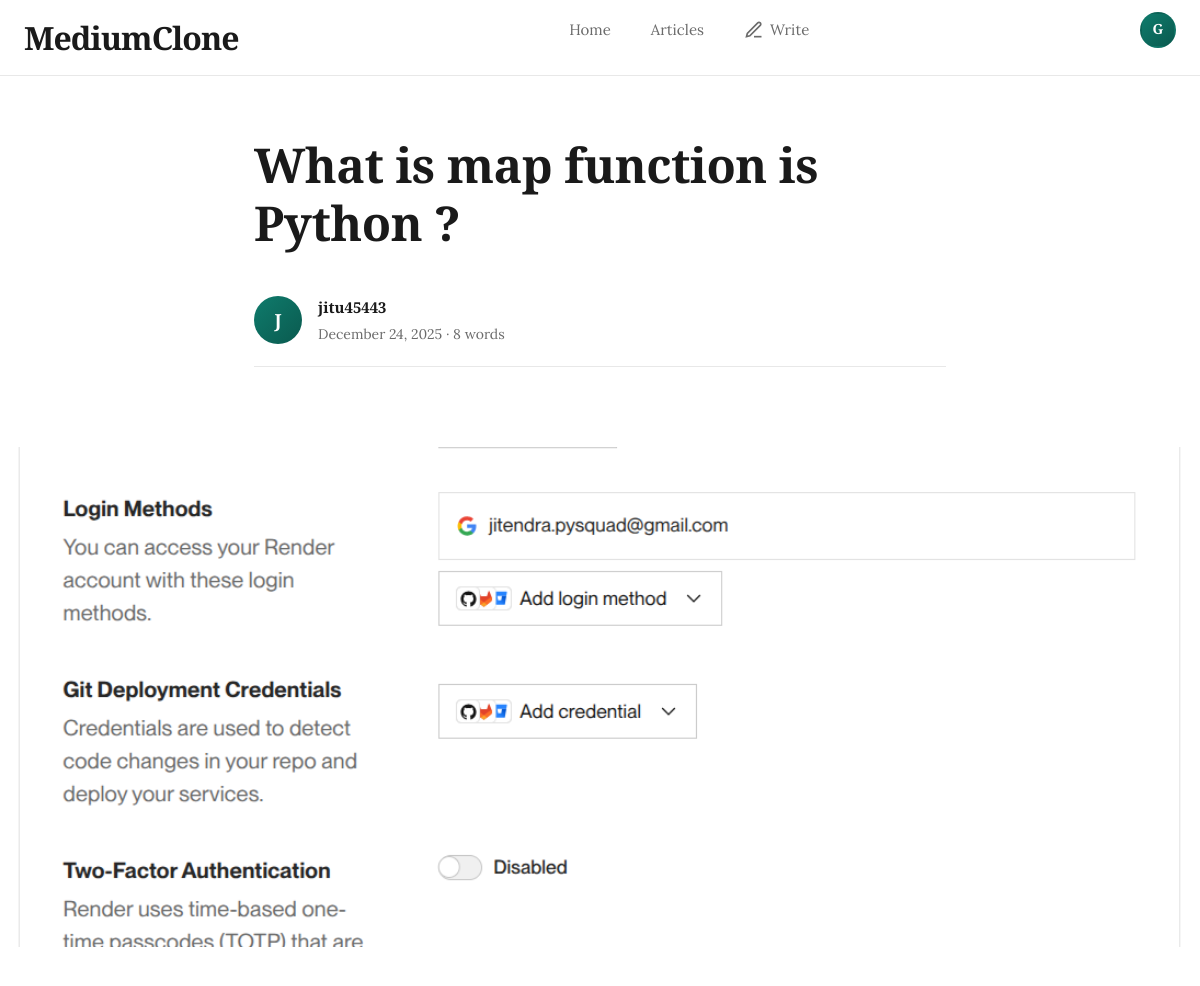
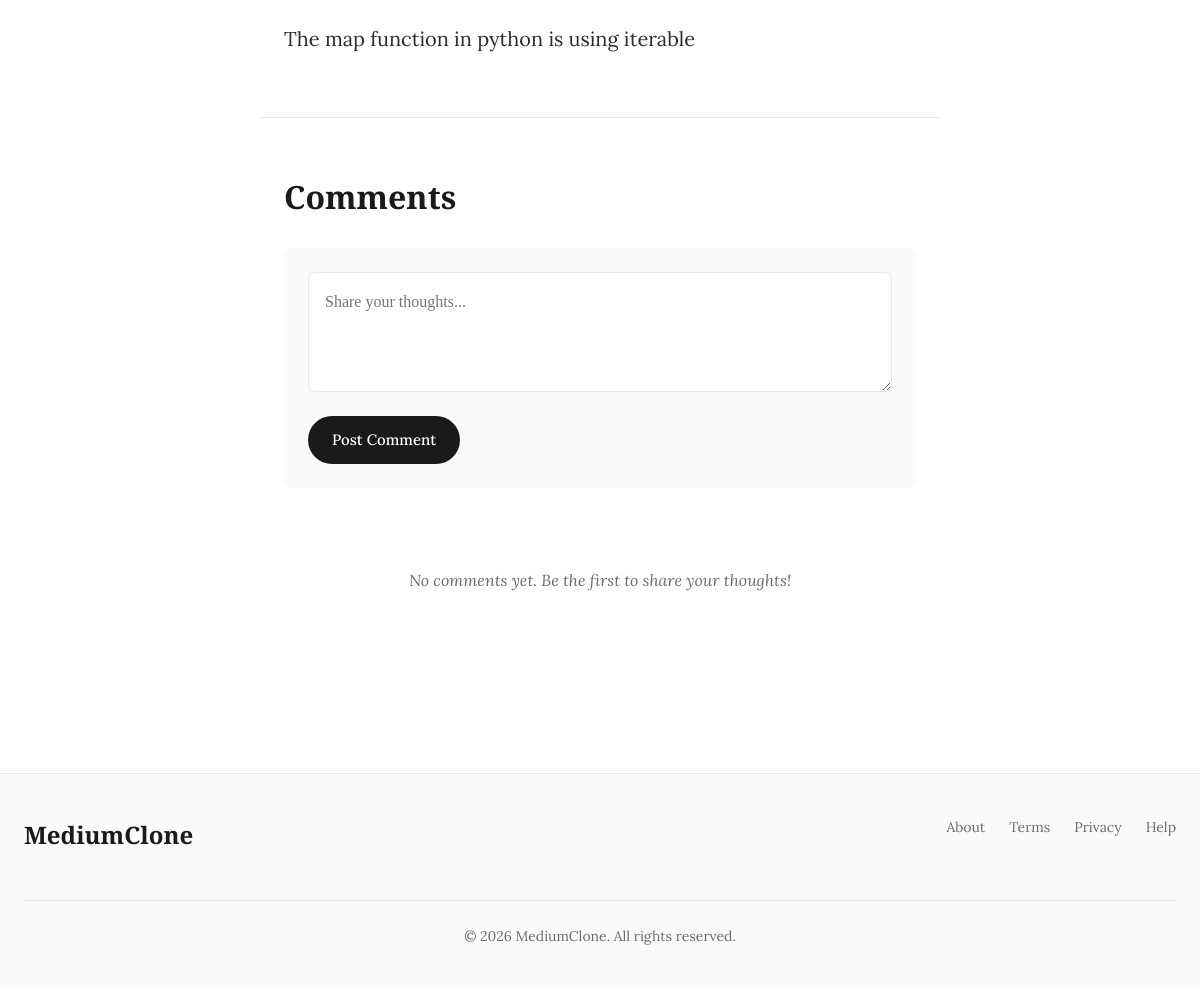
Screenshot of /article/detail/what-is-map-function-is-python-6781d/ (signed in) with the database file from the repository (2 pictures, top to bottom).
### apps/users/models.py (models this page shows, shortened)
class User(AbstractUser):
    pic = models.ImageField(upload_to='users/pics', null=True, blank=True)

### apps/article/models.py (models this page shows, shortened)
class Article(TimeStampedModel):
    class STATUS(models.TextChoices):
        DRAFT = 'DRAFT', 'Draft'
        PUBLISHED = 'PUBLISHED', 'Published'
        ARCHIVED = 'ARCHIVED', 'Archived'
    author = models.ForeignKey(
        User,
        on_delete=models.CASCADE,
        related_name='articles'
    )
    title = models.CharField(max_length=255)
    text = RichTextField()
    image = models.ImageField(upload_to='articles/', null=True, blank=True)
    slug = models.SlugField(max_length=255, unique=True)
    status = models.CharField(
        max_length=20,
        choices=STATUS.choices,
        default=STATUS.DRAFT
    )
    published_at = models.DateTimeField(null=True, blank=True)
    is_deleted = models.BooleanField(default=False)
    class Meta:
        ordering = ('-published_at',)
        verbose_name_plural = 'articles'

### apps/article/views.py (the view)
# urls.py: path('detail/<slug:slug>/', ArticleDetailView.as_view(), name='article_detail'),
class ArticleDetailView(LoginRequiredMixin, DetailView):
    template_name = "article/detail.html"
    context_object_name = "article"
    queryset = Article.objects.all()
    slug_field = "slug"
    slug_url_kwarg = "slug"

### templates/article/detail.html (shortened to what this page needs)
{% extends 'base.html' %}
{% block content %}
<div class="article-header">
    <h1 class="article-title">{{ article.title }}</h1>
    <div class="article-meta">
        <div class="author-avatar">
            {{ article.author.username|first|upper }}
        </div>
        <div class="author-info">
            <div class="author-name">{{ article.author.username }}</div>
            <div class="article-date">
                {{ article.published_at|date:"F d, Y" }} ·
                {{ article.text|wordcount }} words
            </div>
        </div>
    </div>
</div>
{% if article.image %}
<div class="article-image">
    <img src="{{ article.image.url }}" alt="{{ article.title }}">
</div>
{% endif %}
<div class="article-body">
    <article class="article-content">
        {{ article.text|safe }}
    </article>
</div>
<div class="comments-section">
    <h2 class="comments-header">Comments</h2>
    <div class="comment-form">
        <form method="post" action="{% url 'comment_create' article.slug %}">
            <textarea
                name="text"
                placeholder="Share your thoughts..."
                required
            ></textarea>
            <button type="submit" class="comment-submit">Post Comment</button>
        </form>
    </div>
    <div class="comments-list">
        {% if article.comments.all %}
            {% for comment in article.comments.all %}
            <div class="comment">
                <div class="comment-header">
                    <div class="comment-avatar">
                        {{ comment.user.username|first|upper }}
                    </div>
                    <div>
                        <div class="comment-author">{{ comment.author.username }}</div>
                        <div class="comment-date">{{ comment.created_at|date:"F d, Y" }}</div>
                    </div>
                </div>
                <div class="comment-text">
                    {{ comment.text|safe }}
                </div>
            </div>
            {% endfor %}
        {% else %}
            <div class="no-comments">
                No comments yet. Be the first to share your thoughts!
            </div>
        {% endif %}
    </div>
</div>
{% endblock %}

### templates/base.html (shortened to what this page needs)
<!DOCTYPE html>
<html lang="en">
<head>
    <link href="https://cdn.jsdelivr.net/npm/bootstrap@5.3.0/dist/css/bootstrap.min.css" rel="stylesheet">
</head>
<body>
<nav class="main-navbar">
    <div class="navbar-container">
        <a class="navbar-brand" href="{% url 'home' %}">MediumClone</a>
        <ul class="nav-left" id="navLeft">
            <li><a class="nav-link-item" href="{% url 'home' %}">Home</a></li>
            <li><a class="nav-link-item" href="{% url 'article_list' %}">Articles</a></li>
            {% if user.is_authenticated %}
            <li>
                <a class="btn-write" href="{% url 'article_create' %}">
                    <svg viewBox="0 0 24 24" fill="none" stroke="currentColor" stroke-width="2">
                        <path d="M12 20h9"></path>
                        <path d="M16.5 3.5a2.121 2.121 0 0 1 3 3L7 19l-4 1 1-4L16.5 3.5z"></path>
                    </svg>
                    Write
                </a>
            </li>
            {% endif %}
        </ul>
        <ul class="nav-right" id="navRight">
            {% if user.is_authenticated %}
            <li class="user-menu">
                <div class="user-avatar">
                    {{ user.username|first|upper }}
                </div>
            </li>
            {% else %}
            <li><a class="nav-link-item" href="{% url 'account_login' %}">Sign In</a></li>
            <li><a class="btn-signup" href="{% url 'account_signup' %}">Get Started</a></li>
            {% endif %}
        </ul>
    </div>
</nav>
<main class="main-content">
    {% block content %}{% endblock %}
</main>
<footer class="main-footer">
    <div class="footer-content">
        <div class="footer-brand">MediumClone</div>
        <ul class="footer-links">
            <li><a class="footer-link" href="#">About</a></li>
            <li><a class="footer-link" href="#">Terms</a></li>
            <li><a class="footer-link" href="#">Privacy</a></li>
            <li><a class="footer-link" href="#">Help</a></li>
        </ul>
        <div class="footer-copyright">
            &copy; {% now "Y" %} MediumClone. All rights reserved.
        </div>
    </div>
</footer>
</body>
</html>

### templates/base.html (style rules this page uses)
:root { --primary-dark: #1a1a1a; --primary-accent: #0f7b6c; --secondary-text: #6b6b6b; --border-light: #e8e8e8; --bg-subtle: #fafafa; --hover-bg: #f7f7f7; }
* { margin: 0; padding: 0; box-sizing: border-box; }
body { font-family: 'Source Serif 4', 'Lora', Georgia, serif; color: var(--primary-dark); background-color: #ffffff; line-height: 1.6; }
.main-navbar { background: #ffffff; border-bottom: 1px solid var(--border-light); position: sticky; top: 0; z-index: 1000; backdrop-filter: blur(10px); background: rgba(255, 255, 255, 0.95); transition: all 0.3s ease; }
.navbar-container { max-width: 1200px; margin: 0 auto; padding: 0 24px; display: flex; align-items: center; justify-content: space-between; height: 75px; }
.navbar-brand { font-family: 'Playfair Display', serif; font-size: 32px; font-weight: 900; color: var(--primary-dark); text-decoration: none; letter-spacing: -1px; transition: all 0.3s ease; }
.nav-left, .nav-right { display: flex; align-items: center; gap: 8px; list-style: none; }
.nav-link-item { padding: 8px 16px; color: var(--secondary-text); text-decoration: none; font-size: 15px; font-weight: 400; transition: all 0.2s ease; border-radius: 24px; position: relative; }
.btn-write { display: inline-flex; align-items: center; gap: 6px; padding: 8px 16px; background: transparent; color: var(--secondary-text); border: none; border-radius: 24px; font-size: 15px; text-decoration: none; transition: all 0.2s ease; cursor: pointer; }
.btn-write svg { width: 20px; height: 20px; }
.user-menu { position: relative; }
.user-avatar { width: 36px; height: 36px; border-radius: 50%; background: linear-gradient(135deg, var(--primary-accent), #0a5a4f); color: white; display: flex; align-items: center; justify-content: center; font-weight: 600; font-size: 14px; cursor: pointer; transition: all 0.2s ease; border: 2px solid transparent; }
.main-content { max-width: 1200px; margin: 0 auto; padding: 60px 24px; min-height: calc(100vh - 200px); }
.main-footer { background: var(--bg-subtle); border-top: 1px solid var(--border-light); padding: 40px 24px; margin-top: 80px; }
.footer-content { max-width: 1200px; margin: 0 auto; display: flex; justify-content: space-between; align-items: center; flex-wrap: wrap; gap: 20px; }
.footer-brand { font-family: 'Playfair Display', serif; font-size: 24px; font-weight: 700; color: var(--primary-dark); }
.footer-links { display: flex; gap: 24px; list-style: none; }
.footer-link { color: var(--secondary-text); text-decoration: none; font-size: 14px; transition: color 0.2s ease; }
.footer-copyright { width: 100%; text-align: center; margin-top: 24px; padding-top: 24px; border-top: 1px solid var(--border-light); color: var(--secondary-text); font-size: 14px; }
.main-content { animation: fadeInUp 0.6s ease-out; }

### rows the page displays
User: username|first "G"
Article: title "What is map function is Python ?", author.username|first "J", author.username "jitu45443", published_at "December 24, 2025", text "8", image (picture), text "The map function in python is using iterable"
